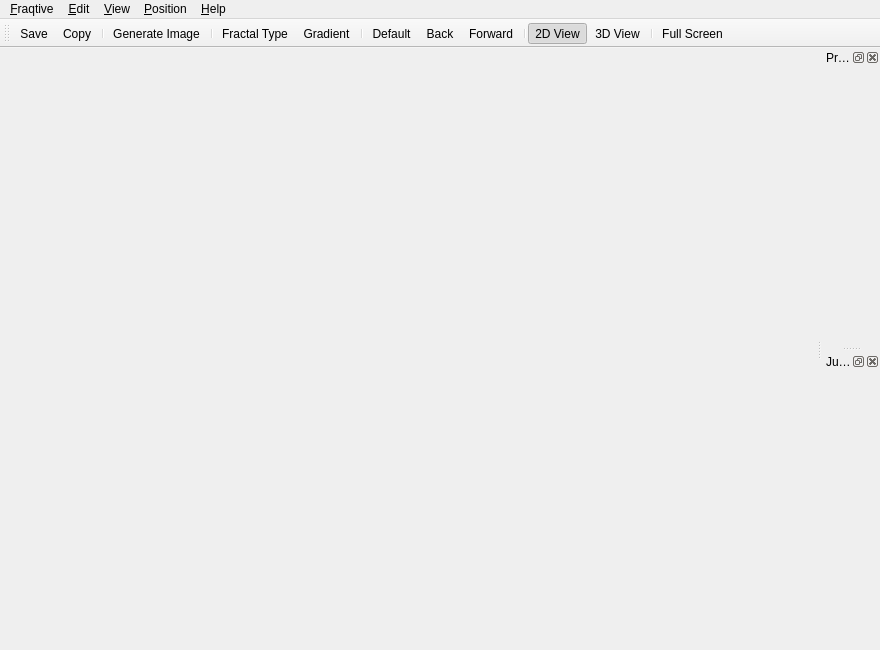
<?xml version="1.0" encoding="UTF-8"?>
<ui version="4.0">
 <class>FraqtiveMainWindow</class>
 <widget class="QMainWindow" name="FraqtiveMainWindow">
  <property name="geometry">
   <rect>
    <x>0</x>
    <y>0</y>
    <width>880</width>
    <height>650</height>
   </rect>
  </property>
  <property name="windowTitle">
   <string>Fraqtive</string>
  </property>
  <widget class="QWidget" name="centralWidget">
   <layout class="QVBoxLayout">
    <property name="margin">
     <number>0</number>
    </property>
    <item>
     <widget class="ViewContainer" name="mainContainer" native="true"/>
    </item>
   </layout>
  </widget>
  <widget class="QToolBar" name="toolBar">
   <property name="windowTitle">
    <string>Toolbar</string>
   </property>
   <property name="iconSize">
    <size>
     <width>16</width>
     <height>16</height>
    </size>
   </property>
   <property name="toolButtonStyle">
    <enum>Qt::ToolButtonTextBesideIcon</enum>
   </property>
   <attribute name="toolBarArea">
    <enum>TopToolBarArea</enum>
   </attribute>
   <attribute name="toolBarBreak">
    <bool>false</bool>
   </attribute>
   <addaction name="actionSaveImage"/>
   <addaction name="actionCopyImage"/>
   <addaction name="separator"/>
   <addaction name="actionGenerateImage"/>
   <addaction name="separator"/>
   <addaction name="actionFractalType"/>
   <addaction name="actionEditGradient"/>
   <addaction name="separator"/>
   <addaction name="actionDefaultPosition"/>
   <addaction name="actionNavigateBack"/>
   <addaction name="actionNavigateForward"/>
   <addaction name="separator"/>
   <addaction name="action2DView"/>
   <addaction name="action3DView"/>
   <addaction name="separator"/>
   <addaction name="actionFullScreen"/>
  </widget>
  <widget class="QDockWidget" name="dockProperties">
   <property name="windowTitle">
    <string>Properties</string>
   </property>
   <attribute name="dockWidgetArea">
    <number>2</number>
   </attribute>
   <widget class="QWidget" name="dockPropertiesContents">
    <layout class="QVBoxLayout">
     <property name="margin">
      <number>0</number>
     </property>
     <item>
      <widget class="PropertyToolBox" name="propertyToolBox" native="true"/>
     </item>
    </layout>
   </widget>
  </widget>
  <widget class="QDockWidget" name="dockPreview">
   <property name="windowTitle">
    <string>Julia Preview</string>
   </property>
   <attribute name="dockWidgetArea">
    <number>2</number>
   </attribute>
   <widget class="QWidget" name="dockPreviewContents">
    <layout class="QVBoxLayout">
     <property name="margin">
      <number>0</number>
     </property>
     <item>
      <widget class="ViewContainer" name="previewContainer" native="true"/>
     </item>
    </layout>
   </widget>
  </widget>
  <widget class="QMenuBar" name="menuBar">
   <property name="geometry">
    <rect>
     <x>0</x>
     <y>0</y>
     <width>880</width>
     <height>22</height>
    </rect>
   </property>
   <widget class="QMenu" name="menuFile">
    <property name="title">
     <string>&amp;Fraqtive</string>
    </property>
    <addaction name="actionSaveImage"/>
    <addaction name="separator"/>
    <addaction name="actionGenerateImage"/>
    <addaction name="separator"/>
    <addaction name="actionQuit"/>
   </widget>
   <widget class="QMenu" name="menuEdit">
    <property name="title">
     <string>&amp;Edit</string>
    </property>
    <addaction name="actionCopyImage"/>
    <addaction name="separator"/>
    <addaction name="actionFractalType"/>
    <addaction name="separator"/>
    <addaction name="actionEditGradient"/>
    <addaction name="actionLoadPreset"/>
    <addaction name="actionSavePreset"/>
   </widget>
   <widget class="QMenu" name="menuHelp">
    <property name="title">
     <string>&amp;Help</string>
    </property>
    <addaction name="actionQuickTutorial"/>
    <addaction name="separator"/>
    <addaction name="actionAboutFraqtive"/>
    <addaction name="actionAboutQt"/>
   </widget>
   <widget class="QMenu" name="menuView">
    <property name="title">
     <string>&amp;View</string>
    </property>
    <addaction name="action2DView"/>
    <addaction name="action3DView"/>
    <addaction name="separator"/>
    <addaction name="actionFullScreen"/>
    <addaction name="separator"/>
   </widget>
   <widget class="QMenu" name="menuPosition">
    <property name="title">
     <string>&amp;Position</string>
    </property>
    <addaction name="actionDefaultPosition"/>
    <addaction name="separator"/>
    <addaction name="actionNavigateBack"/>
    <addaction name="actionNavigateForward"/>
    <addaction name="separator"/>
    <addaction name="actionLoadBookmark"/>
    <addaction name="actionSaveBookmark"/>
   </widget>
   <addaction name="menuFile"/>
   <addaction name="menuEdit"/>
   <addaction name="menuView"/>
   <addaction name="menuPosition"/>
   <addaction name="menuHelp"/>
  </widget>
  <action name="actionQuit">
   <property name="icon">
    <iconset resource="icons.qrc">
     <normaloff>:/icons/quit-16.png</normaloff>:/icons/quit-16.png</iconset>
   </property>
   <property name="text">
    <string>&amp;Quit</string>
   </property>
   <property name="shortcut">
    <string>Ctrl+Q</string>
   </property>
  </action>
  <action name="actionAboutFraqtive">
   <property name="icon">
    <iconset resource="icons.qrc">
     <normaloff>:/icons/fraqtive-16.png</normaloff>:/icons/fraqtive-16.png</iconset>
   </property>
   <property name="text">
    <string>&amp;About Fraqtive</string>
   </property>
  </action>
  <action name="actionAboutQt">
   <property name="icon">
    <iconset resource="icons.qrc">
     <normaloff>:/icons/qt-16.png</normaloff>:/icons/qt-16.png</iconset>
   </property>
   <property name="text">
    <string>About &amp;Qt</string>
   </property>
  </action>
  <action name="actionQuickTutorial">
   <property name="icon">
    <iconset resource="icons.qrc">
     <normaloff>:/icons/tutorial-16.png</normaloff>:/icons/tutorial-16.png</iconset>
   </property>
   <property name="text">
    <string>Quick &amp;Tutorial</string>
   </property>
   <property name="shortcut">
    <string>F1</string>
   </property>
  </action>
  <action name="actionFractalType">
   <property name="icon">
    <iconset resource="icons.qrc">
     <normaloff>:/icons/edit-16.png</normaloff>:/icons/edit-16.png</iconset>
   </property>
   <property name="text">
    <string>Change &amp;Fractal Type...</string>
   </property>
   <property name="iconText">
    <string>Fractal Type</string>
   </property>
  </action>
  <action name="actionEditGradient">
   <property name="icon">
    <iconset resource="icons.qrc">
     <normaloff>:/icons/gradient-16.png</normaloff>:/icons/gradient-16.png</iconset>
   </property>
   <property name="text">
    <string>Edit &amp;Gradient...</string>
   </property>
   <property name="iconText">
    <string>Gradient</string>
   </property>
  </action>
  <action name="actionDefaultPosition">
   <property name="icon">
    <iconset resource="icons.qrc">
     <normaloff>:/icons/home-16.png</normaloff>:/icons/home-16.png</iconset>
   </property>
   <property name="text">
    <string>&amp;Default Position</string>
   </property>
   <property name="iconText">
    <string>Default</string>
   </property>
   <property name="shortcut">
    <string>Alt+Home</string>
   </property>
  </action>
  <action name="actionNavigateBack">
   <property name="icon">
    <iconset resource="icons.qrc">
     <normaloff>:/icons/back-16.png</normaloff>:/icons/back-16.png</iconset>
   </property>
   <property name="text">
    <string>Navigate &amp;Back</string>
   </property>
   <property name="iconText">
    <string>Back</string>
   </property>
   <property name="shortcut">
    <string>Alt+Left</string>
   </property>
  </action>
  <action name="actionNavigateForward">
   <property name="icon">
    <iconset resource="icons.qrc">
     <normaloff>:/icons/forward-16.png</normaloff>:/icons/forward-16.png</iconset>
   </property>
   <property name="text">
    <string>Navigate &amp;Forward</string>
   </property>
   <property name="iconText">
    <string>Forward</string>
   </property>
   <property name="shortcut">
    <string>Alt+Right</string>
   </property>
  </action>
  <action name="actionFullScreen">
   <property name="icon">
    <iconset resource="icons.qrc">
     <normaloff>:/icons/fullscreen-16.png</normaloff>:/icons/fullscreen-16.png</iconset>
   </property>
   <property name="text">
    <string>&amp;Full Screen</string>
   </property>
   <property name="shortcut">
    <string>Alt+Return</string>
   </property>
  </action>
  <action name="actionLoadBookmark">
   <property name="icon">
    <iconset resource="icons.qrc">
     <normaloff>:/icons/load-bookmark-16.png</normaloff>:/icons/load-bookmark-16.png</iconset>
   </property>
   <property name="text">
    <string>&amp;Load Bookmark...</string>
   </property>
  </action>
  <action name="actionSaveBookmark">
   <property name="icon">
    <iconset resource="icons.qrc">
     <normaloff>:/icons/save-bookmark-16.png</normaloff>:/icons/save-bookmark-16.png</iconset>
   </property>
   <property name="text">
    <string>&amp;Save Bookmark...</string>
   </property>
  </action>
  <action name="actionLoadPreset">
   <property name="icon">
    <iconset resource="icons.qrc">
     <normaloff>:/icons/load-preset-16.png</normaloff>:/icons/load-preset-16.png</iconset>
   </property>
   <property name="text">
    <string>&amp;Load Preset...</string>
   </property>
  </action>
  <action name="actionSavePreset">
   <property name="icon">
    <iconset resource="icons.qrc">
     <normaloff>:/icons/save-preset-16.png</normaloff>:/icons/save-preset-16.png</iconset>
   </property>
   <property name="text">
    <string>&amp;Save Preset...</string>
   </property>
  </action>
  <action name="actionCopyImage">
   <property name="icon">
    <iconset resource="icons.qrc">
     <normaloff>:/icons/copy-16.png</normaloff>:/icons/copy-16.png</iconset>
   </property>
   <property name="text">
    <string>&amp;Copy Image</string>
   </property>
   <property name="iconText">
    <string>Copy</string>
   </property>
   <property name="shortcut">
    <string>Ctrl+C</string>
   </property>
  </action>
  <action name="actionSaveImage">
   <property name="icon">
    <iconset resource="icons.qrc">
     <normaloff>:/icons/save-16.png</normaloff>:/icons/save-16.png</iconset>
   </property>
   <property name="text">
    <string>&amp;Save Image...</string>
   </property>
   <property name="iconText">
    <string>Save</string>
   </property>
   <property name="shortcut">
    <string>Ctrl+S</string>
   </property>
  </action>
  <action name="action2DView">
   <property name="checkable">
    <bool>true</bool>
   </property>
   <property name="checked">
    <bool>true</bool>
   </property>
   <property name="icon">
    <iconset resource="icons.qrc">
     <normaloff>:/icons/view2d-16.png</normaloff>:/icons/view2d-16.png</iconset>
   </property>
   <property name="text">
    <string>&amp;2D View</string>
   </property>
   <property name="shortcut">
    <string>F2</string>
   </property>
  </action>
  <action name="action3DView">
   <property name="checkable">
    <bool>true</bool>
   </property>
   <property name="icon">
    <iconset resource="icons.qrc">
     <normaloff>:/icons/view3d-16.png</normaloff>:/icons/view3d-16.png</iconset>
   </property>
   <property name="text">
    <string>&amp;3D View</string>
   </property>
   <property name="shortcut">
    <string>F3</string>
   </property>
  </action>
  <action name="actionGenerateImage">
   <property name="icon">
    <iconset resource="icons.qrc">
     <normaloff>:/icons/generate-image-16.png</normaloff>:/icons/generate-image-16.png</iconset>
   </property>
   <property name="text">
    <string>Generate Image...</string>
   </property>
   <property name="shortcut">
    <string>Ctrl+G</string>
   </property>
  </action>
 </widget>
 <customwidgets>
  <customwidget>
   <class>PropertyToolBox</class>
   <extends>QWidget</extends>
   <header>propertytoolbox.h</header>
   <container>1</container>
  </customwidget>
  <customwidget>
   <class>ViewContainer</class>
   <extends>QWidget</extends>
   <header>viewcontainer.h</header>
   <container>1</container>
  </customwidget>
 </customwidgets>
 <resources>
  <include location="icons.qrc"/>
 </resources>
 <connections/>
</ui>
